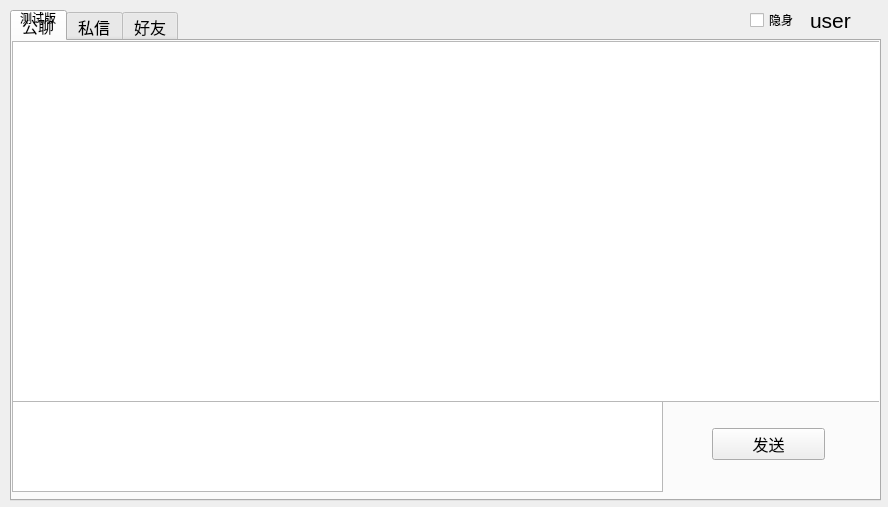
<?xml version="1.0" encoding="UTF-8"?>
<ui version="4.0">
 <class>MainWindow</class>
 <widget class="QMainWindow" name="MainWindow">
  <property name="geometry">
   <rect>
    <x>0</x>
    <y>0</y>
    <width>888</width>
    <height>507</height>
   </rect>
  </property>
  <property name="windowTitle">
   <string>MainWindow</string>
  </property>
  <widget class="QWidget" name="centralWidget">
   <widget class="QTabWidget" name="tabWidget">
    <property name="geometry">
     <rect>
      <x>10</x>
      <y>10</y>
      <width>871</width>
      <height>491</height>
     </rect>
    </property>
    <property name="font">
     <font>
      <pointsize>12</pointsize>
     </font>
    </property>
    <property name="autoFillBackground">
     <bool>false</bool>
    </property>
    <property name="currentIndex">
     <number>0</number>
    </property>
    <property name="iconSize">
     <size>
      <width>50</width>
      <height>29</height>
     </size>
    </property>
    <property name="elideMode">
     <enum>Qt::ElideRight</enum>
    </property>
    <property name="tabBarAutoHide">
     <bool>false</bool>
    </property>
    <widget class="QWidget" name="tab">
     <attribute name="icon">
      <iconset resource="icon.qrc">
       <normaloff>:/static/chat.png</normaloff>:/static/chat.png</iconset>
     </attribute>
     <attribute name="title">
      <string>公聊</string>
     </attribute>
     <widget class="QPushButton" name="pushButton">
      <property name="geometry">
       <rect>
        <x>700</x>
        <y>387</y>
        <width>113</width>
        <height>32</height>
       </rect>
      </property>
      <property name="text">
       <string>发送</string>
      </property>
     </widget>
     <widget class="QTextEdit" name="textEdit">
      <property name="geometry">
       <rect>
        <x>0</x>
        <y>360</y>
        <width>651</width>
        <height>91</height>
       </rect>
      </property>
     </widget>
     <widget class="QListWidget" name="public_chat">
      <property name="geometry">
       <rect>
        <x>0</x>
        <y>0</y>
        <width>871</width>
        <height>361</height>
       </rect>
      </property>
     </widget>
    </widget>
    <widget class="QWidget" name="tab_2">
     <attribute name="icon">
      <iconset resource="icon.qrc">
       <normaloff>:/static/pchat.png</normaloff>:/static/pchat.png</iconset>
     </attribute>
     <attribute name="title">
      <string>私信</string>
     </attribute>
     <widget class="QListWidget" name="listWidget_2">
      <property name="geometry">
       <rect>
        <x>0</x>
        <y>0</y>
        <width>191</width>
        <height>451</height>
       </rect>
      </property>
      <property name="dragEnabled">
       <bool>false</bool>
      </property>
      <item>
       <property name="text">
        <string>消息</string>
       </property>
      </item>
     </widget>
     <widget class="QFrame" name="frame_2">
      <property name="geometry">
       <rect>
        <x>190</x>
        <y>0</y>
        <width>671</width>
        <height>451</height>
       </rect>
      </property>
      <property name="frameShape">
       <enum>QFrame::StyledPanel</enum>
      </property>
      <property name="frameShadow">
       <enum>QFrame::Raised</enum>
      </property>
     </widget>
    </widget>
    <widget class="QWidget" name="tab_3">
     <attribute name="icon">
      <iconset resource="icon.qrc">
       <normaloff>:/static/friend.png</normaloff>:/static/friend.png</iconset>
     </attribute>
     <attribute name="title">
      <string>好友</string>
     </attribute>
     <widget class="QListWidget" name="listWidget">
      <property name="geometry">
       <rect>
        <x>0</x>
        <y>0</y>
        <width>191</width>
        <height>451</height>
       </rect>
      </property>
      <item>
       <property name="text">
        <string>好友</string>
       </property>
      </item>
     </widget>
     <widget class="QFrame" name="frame">
      <property name="geometry">
       <rect>
        <x>190</x>
        <y>0</y>
        <width>671</width>
        <height>451</height>
       </rect>
      </property>
      <property name="frameShape">
       <enum>QFrame::StyledPanel</enum>
      </property>
      <property name="frameShadow">
       <enum>QFrame::Raised</enum>
      </property>
     </widget>
    </widget>
   </widget>
   <widget class="QLabel" name="label">
    <property name="geometry">
     <rect>
      <x>20</x>
      <y>10</y>
      <width>60</width>
      <height>16</height>
     </rect>
    </property>
    <property name="text">
     <string>测试版</string>
    </property>
   </widget>
   <widget class="QCheckBox" name="checkBox">
    <property name="geometry">
     <rect>
      <x>750</x>
      <y>10</y>
      <width>87</width>
      <height>20</height>
     </rect>
    </property>
    <property name="text">
     <string>隐身</string>
    </property>
   </widget>
   <widget class="QLabel" name="label_2">
    <property name="geometry">
     <rect>
      <x>810</x>
      <y>10</y>
      <width>61</width>
      <height>21</height>
     </rect>
    </property>
    <property name="font">
     <font>
      <family>Helvetica Neue</family>
      <pointsize>16</pointsize>
     </font>
    </property>
    <property name="text">
     <string>user</string>
    </property>
   </widget>
  </widget>
 </widget>
 <layoutdefault spacing="6" margin="11"/>
 <resources>
  <include location="icon.qrc"/>
 </resources>
 <connections/>
</ui>
